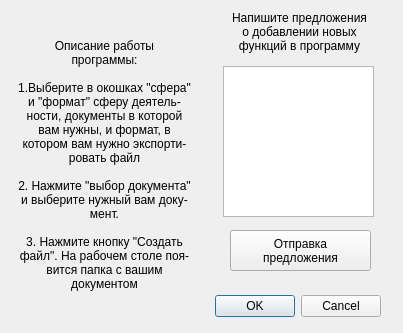
<?xml version="1.0" encoding="UTF-8"?>
<ui version="4.0">
 <class>HelpWindow</class>
 <widget class="QDialog" name="HelpWindow">
  <property name="geometry">
   <rect>
    <x>0</x>
    <y>0</y>
    <width>403</width>
    <height>333</height>
   </rect>
  </property>
  <property name="minimumSize">
   <size>
    <width>403</width>
    <height>333</height>
   </size>
  </property>
  <property name="maximumSize">
   <size>
    <width>403</width>
    <height>333</height>
   </size>
  </property>
  <property name="windowTitle">
   <string>Помощь</string>
  </property>
  <widget class="QDialogButtonBox" name="buttonBox">
   <property name="geometry">
    <rect>
     <x>210</x>
     <y>290</y>
     <width>171</width>
     <height>32</height>
    </rect>
   </property>
   <property name="orientation">
    <enum>Qt::Horizontal</enum>
   </property>
   <property name="standardButtons">
    <set>QDialogButtonBox::Cancel|QDialogButtonBox::Ok</set>
   </property>
  </widget>
  <widget class="QWidget" name="widget" native="true">
   <property name="geometry">
    <rect>
     <x>9</x>
     <y>9</y>
     <width>191</width>
     <height>311</height>
    </rect>
   </property>
   <widget class="QLabel" name="label">
    <property name="geometry">
     <rect>
      <x>0</x>
      <y>0</y>
      <width>191</width>
      <height>311</height>
     </rect>
    </property>
    <property name="lineWidth">
     <number>1</number>
    </property>
    <property name="text">
     <string>Описание работы 
программы: 

1.Выберите в окошках &quot;сфера&quot; 
и &quot;формат&quot; сферу деятель- 
ности, документы в которой 
вам нужны, и формат, в 
котором вам нужно экспорти- 
ровать файл 

2. Нажмите &quot;выбор документа&quot; 
и выберите нужный вам доку- 
мент. 

3. Нажмите кнопку &quot;Создать 
файл&quot;. На рабочем столе поя- 
вится папка с вашим 
документом</string>
    </property>
    <property name="alignment">
     <set>Qt::AlignCenter</set>
    </property>
   </widget>
  </widget>
  <widget class="QWidget" name="widget_2" native="true">
   <property name="geometry">
    <rect>
     <x>210</x>
     <y>10</y>
     <width>181</width>
     <height>271</height>
    </rect>
   </property>
   <widget class="QPushButton" name="sendMessageButton">
    <property name="geometry">
     <rect>
      <x>20</x>
      <y>220</y>
      <width>141</width>
      <height>41</height>
     </rect>
    </property>
    <property name="text">
     <string>Отправка 
предложения</string>
    </property>
   </widget>
   <widget class="QLabel" name="label_2">
    <property name="geometry">
     <rect>
      <x>14</x>
      <y>-4</y>
      <width>151</width>
      <height>51</height>
     </rect>
    </property>
    <property name="text">
     <string>Напишите предложения 
о добавлении новых 
функций в программу</string>
    </property>
    <property name="alignment">
     <set>Qt::AlignCenter</set>
    </property>
   </widget>
   <widget class="QTextEdit" name="userTextEdit">
    <property name="geometry">
     <rect>
      <x>13</x>
      <y>56</y>
      <width>151</width>
      <height>151</height>
     </rect>
    </property>
   </widget>
  </widget>
 </widget>
 <resources/>
 <connections>
  <connection>
   <sender>buttonBox</sender>
   <signal>accepted()</signal>
   <receiver>HelpWindow</receiver>
   <slot>accept()</slot>
   <hints>
    <hint type="sourcelabel">
     <x>248</x>
     <y>254</y>
    </hint>
    <hint type="destinationlabel">
     <x>157</x>
     <y>274</y>
    </hint>
   </hints>
  </connection>
  <connection>
   <sender>buttonBox</sender>
   <signal>rejected()</signal>
   <receiver>HelpWindow</receiver>
   <slot>reject()</slot>
   <hints>
    <hint type="sourcelabel">
     <x>316</x>
     <y>260</y>
    </hint>
    <hint type="destinationlabel">
     <x>286</x>
     <y>274</y>
    </hint>
   </hints>
  </connection>
 </connections>
</ui>
